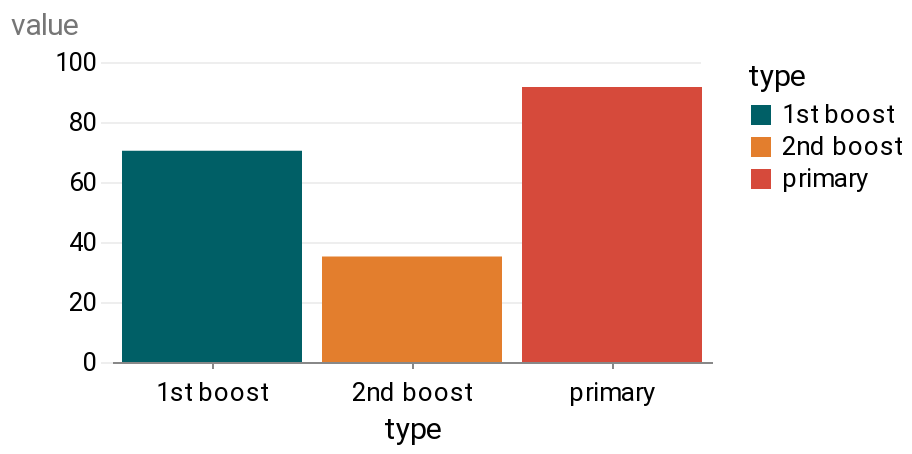

Notebook source saved alongside this figure:
### Code cell
alt.Chart(recent_vax).mark_bar().encode(
    x=alt.X("type:N"),
    y="value",
    color=alt.Color("type:N"),
).properties(width=300, height=150)

### Figure 1 — Vega-Lite specification as saved in the notebook (floating-point values rounded to 4 significant figures)
{"config": {"view": {"width": 800, "height": 450, "strokeOpacity": 0}, "background": "#ffffff", "title": {"anchor": "start", "font": "Summit Sans", "fontColor": "palette[\"black\"]", "fontSize": 18, "fontWeight": "normal"}, "arc": {"fill": "#00d4d8"}, "area": {"fill": "#00d4d8"}, "line": {"stroke": "#00d4d8", "strokeWidth": 3}, "path": {"stroke": "#00d4d8"}, "rect": {"fill": "#00d4d8"}, "shape": {"stroke": "#00d4d8"}, "bar": {"fill": "#00d4d8"}, "point": {"stroke": "#00d4d8"}, "symbol": {"fill": "#00d4d8", "size": 30}, "axis": {"titleFont": "Roboto", "titleFontSize": 15, "titleFontWeight": "normal", "labelFont": "Roboto, sans", "labelFontSize": 13, "labelFontWeight": "normal"}, "axisX": {"labelAngle": 0, "labelPadding": 6, "tickSize": 3, "grid": false}, "axisY": {"labelBaseline": "middle", "maxExtent": 45, "minExtent": 45, "titleAlign": "left", "titleAngle": 0, "titleX": -45, "titleY": -11, "domainOpacity": 0, "gridWidth": 0.6, "gridColor": "#dddddd", "offset": 6, "tickSize": 0, "titleColor": "#767676"}, "legend": {"titleFont": "Roboto", "titleFontSize": 15, "titleFontWeight": "normal", "symbolType": "square", "labelFont": "Roboto, sans", "labelFontSize": 13}, "range": {"category": ["#005f66", "#e37e2d", "#d64a3b", "#76b0ef", "#c1bc40"], "diverging": ["#e68a4f", "#f4bb6a", "#f9e39c", "#dadfe2", "#a6b7c6", "#849eae"], "heatmap": ["#7ff6f6", "#00eeef", "#00d4d8", "#00abb2", "#00848b", "#fbf2c7", "#00363d"], "ordinal": ["#7ff6f6", "#00eeef", "#00d4d8", "#00abb2", "#00848b", "#fbf2c7", "#00363d"], "ramp": ["#7ff6f6", "#00eeef", "#00d4d8", "#00abb2", "#00848b", "#fbf2c7", "#00363d"]}}, "data": {"name": "data-c084df2b564637e0b9aaaa708c940e2a"}, "mark": "bar", "encoding": {"color": {"field": "type", "type": "nominal"}, "x": {"field": "type", "type": "nominal"}, "y": {"field": "value", "type": "quantitative"}}, "height": 150, "width": 300, "$schema": "https://vega.github.io/schema/vega-lite/v4.17.0.json", "datasets": {"data-c084df2b564637e0b9aaaa708c940e2a": [{"date": "2022-07-13T00:00:00", "value": 91.7, "type": "primary"}, {"date": "2022-07-13T00:00:00", "value": 70.4, "type": "1st boost"}, {"date": "2022-07-13T00:00:00", "value": 35.2, "type": "2nd boost"}]}}
